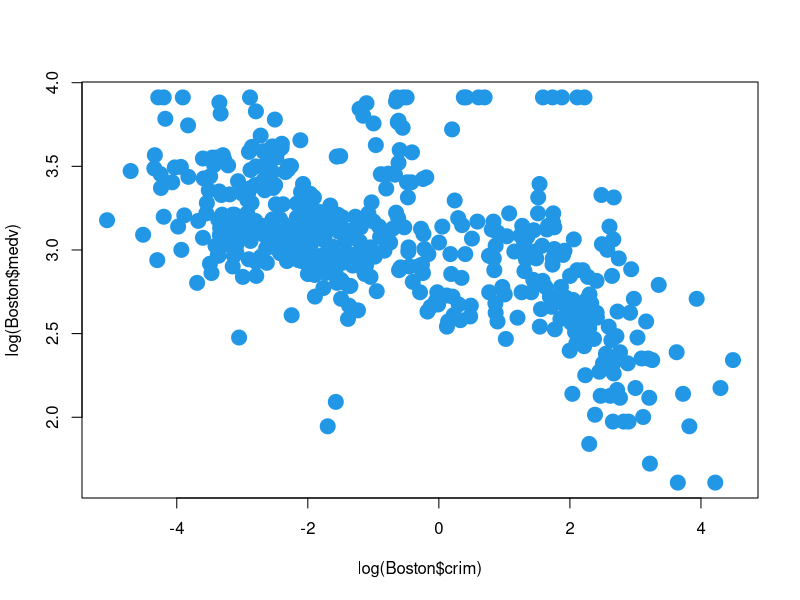

R code for this plot:
library(MASS)
str(Boston)
plot(log(Boston$crim), log(Boston$medv), pch=19, cex=2, col=4)
#cada punto es una zona de boston. 

#cómo hacemos el train test?

##Tamaño de la muestra

n=dim(Boston)[1]

#Creamos las particiones: 

set.seed(48585)

indices_validation= sample(1:n, n*0.2)

indices_entrenamiento= c(1:n)[-indices_validation]


#he dividido los datos, ahora, cojo los de entreno y divido otra vez. 

n_entrenamiento=length(indices_entrenamiento)

indices_train=sample(indices_entrenamiento, 0.8*n_entrenamiento)

indices_test=c(1:n)[-c(indices_validation, indices_train)]


#BASES DE DATOS. 

Boston_train=Boston[indices_train, ]
Boston_test=Boston[indices_test, ]
Boston_val=Boston[indices_validation, ]

##SOBRE EL SAMPLE: 

#Elígeme de manera aleatoria. cáda vez que lo corra, siempre sale algo distinto. 

##creamos semillas para que no estén cambiando mis bases de datos cada vez que lo corra. 


set.seed(5858)
sample(1:100,10)
#AQUÍ PONE OTRO. 
sample(1:100,10)
#Aquí, vuelve al mismo valor. luego hay que usar esto. 
set.seed(5858)
sample(1:100,10)
